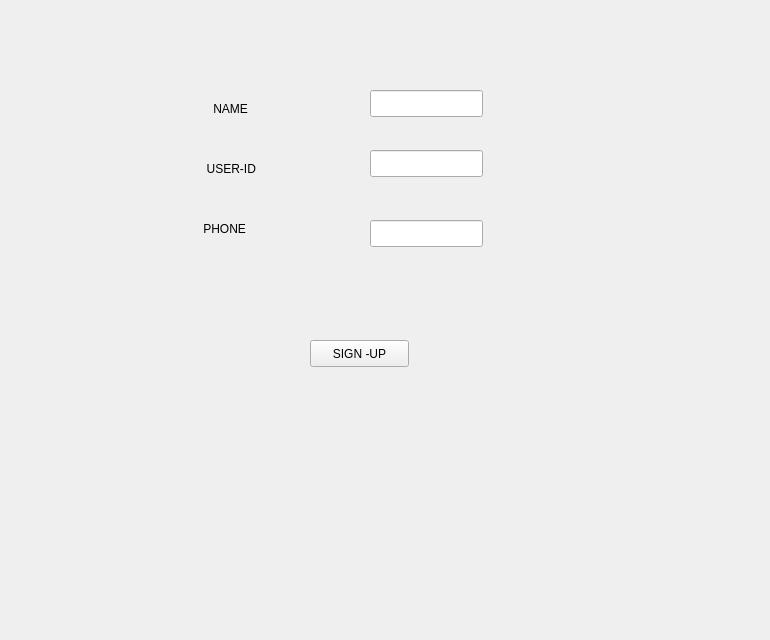
<?xml version="1.0" encoding="UTF-8"?>
<ui version="4.0">
 <class>Form</class>
 <widget class="QWidget" name="Form">
  <property name="geometry">
   <rect>
    <x>0</x>
    <y>0</y>
    <width>770</width>
    <height>640</height>
   </rect>
  </property>
  <property name="windowTitle">
   <string>Form</string>
  </property>
  <widget class="QPushButton" name="pushButton_signup">
   <property name="geometry">
    <rect>
     <x>310</x>
     <y>340</y>
     <width>99</width>
     <height>27</height>
    </rect>
   </property>
   <property name="text">
    <string>SIGN -UP</string>
   </property>
  </widget>
  <widget class="QLineEdit" name="lineEdit">
   <property name="geometry">
    <rect>
     <x>370</x>
     <y>90</y>
     <width>113</width>
     <height>27</height>
    </rect>
   </property>
  </widget>
  <widget class="QLineEdit" name="lineEdit_2">
   <property name="geometry">
    <rect>
     <x>370</x>
     <y>150</y>
     <width>113</width>
     <height>27</height>
    </rect>
   </property>
  </widget>
  <widget class="QLineEdit" name="lineEdit_3">
   <property name="geometry">
    <rect>
     <x>370</x>
     <y>220</y>
     <width>113</width>
     <height>27</height>
    </rect>
   </property>
  </widget>
  <widget class="QLabel" name="label_name">
   <property name="geometry">
    <rect>
     <x>200</x>
     <y>100</y>
     <width>68</width>
     <height>17</height>
    </rect>
   </property>
   <property name="text">
    <string>    NAME</string>
   </property>
  </widget>
  <widget class="QLabel" name="label_userid">
   <property name="geometry">
    <rect>
     <x>190</x>
     <y>160</y>
     <width>81</width>
     <height>17</height>
    </rect>
   </property>
   <property name="text">
    <string>     USER-ID</string>
   </property>
  </widget>
  <widget class="QLabel" name="label_phone">
   <property name="geometry">
    <rect>
     <x>200</x>
     <y>220</y>
     <width>68</width>
     <height>17</height>
    </rect>
   </property>
   <property name="text">
    <string> PHONE</string>
   </property>
  </widget>
 </widget>
 <resources/>
 <connections/>
</ui>
